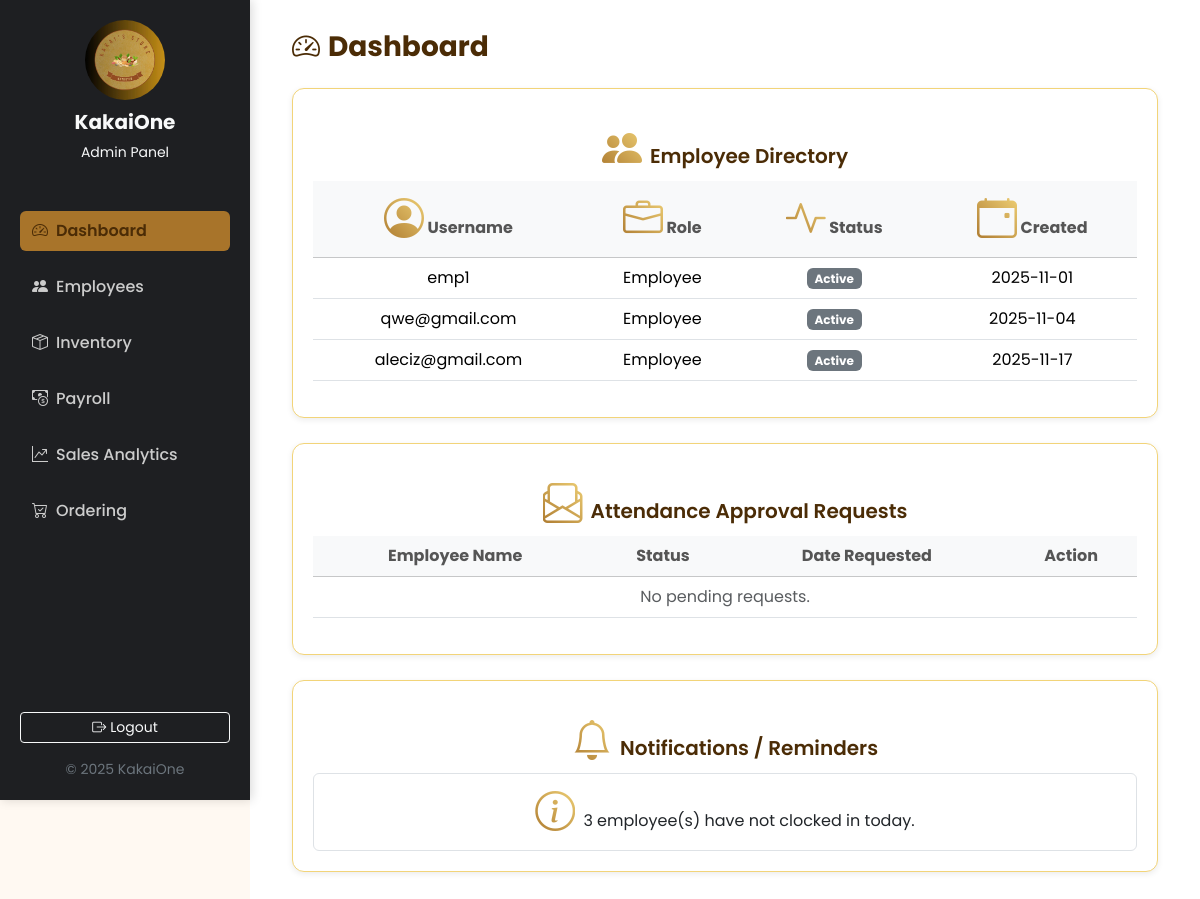
The app's page /frontend/dashboard/admin_dashboard.php (signed in) with its own data.
### tables this page shows
CREATE TABLE `users` (
  `user_id` int(11) NOT NULL,
  `employee_id` int(11) DEFAULT NULL,
  `username` varchar(100) NOT NULL,
  `password` varchar(255) NOT NULL,
  `role` enum('Admin','Employee','Owner') DEFAULT 'Employee',
  `status` enum('Active','Inactive') DEFAULT 'Active',
  `last_login` datetime DEFAULT NULL,
  `created_at` timestamp NOT NULL DEFAULT current_timestamp()
);

### frontend/dashboard/admin_dashboard.php (the view, shortened to what this page needs)
<?php
require_once __DIR__ . '/../../config/db.php';
$employeeQuery = $conn->query("
  SELECT user_id, employee_id, username, role, status, created_at
  FROM users
  WHERE role = 'Employee'
");
$employees = $employeeQuery ? $employeeQuery->fetch_all(MYSQLI_ASSOC) : [];
$requestQuery = $conn->query("
  SELECT a.attendance_id, u.username AS name, a.status, a.created_at
  FROM attendance a
  JOIN users u ON u.employee_id = a.employee_id
  WHERE a.status = 'Pending Approval'
  ORDER BY a.created_at DESC
");
$attendanceRequests = $requestQuery ? $requestQuery->fetch_all(MYSQLI_ASSOC) : [];
$notifications = [];
$notClockedQuery = $conn->query("
  SELECT username
  FROM users
  WHERE role = 'employee'
  AND employee_id NOT IN (
    SELECT employee_id FROM attendance WHERE DATE(created_at) = CURDATE()
  )
");
if ($notClockedQuery && $notClockedQuery->num_rows > 0) {
  $notifications[] = "{$notClockedQuery->num_rows} employee(s) have not clocked in today.";
}
?>
<!DOCTYPE html>
<html lang="en">
<head>
  <?php include '../includes/links.php'; ?>
</head>
<body>
  <div id="dashboardContainer">
    <nav id="sidebar">
      <div class="text-center mb-4">
        <img src="../assets/images/logo.jpg" alt="KakaiOne Logo" width="80" height="80" style="border-radius: 50%; margin-bottom:10px;">
        <h5 class="fw-bold text-light">KakaiOne</h5>
        <p class="small text-light mb-3">Admin Panel</p>
      </div>
      <a href="admin_dashboard.php" class="nav-link active"><i class="bi bi-speedometer2 me-2"></i>Dashboard</a>
      <a href="../employee/employee_module.php" class="nav-link"><i class="bi bi-people-fill me-2"></i>Employees</a>
      <a href="../inventory/inventory_overview.php" class="nav-link"><i class="bi bi-box-seam me-2"></i>Inventory</a>
      <a href="../payroll/payroll_module.php" class="nav-link"><i class="bi bi-cash-coin me-2"></i>Payroll</a>
      <a href="#" class="nav-link"><i class="bi bi-graph-up-arrow me-2"></i>Sales Analytics</a>
      <a href="../ordering/ordering_module.php" class="nav-link"><i class="bi bi-cart-check me-2"></i>Ordering</a>
      <div class="mt-auto">
        <form action="../../backend/auth/logout.php" method="POST" class="mt-3">
          <button type="submit" class="btn btn-outline-light btn-sm w-100">
            <i class="bi bi-box-arrow-right me-1"></i>Logout
          </button>
        </form>
        <p class="text-center text-secondary small mt-3 mb-0">© 2025 KakaiOne</p>
      </div>
    </nav>
    <main id="main-content">
      <div class="container-fluid">
        <h3 class="fw-bold mb-4"><i class="bi bi-speedometer2 me-2"></i>Dashboard</h3>
        <div class="module-card">
          <h5><i class="bi bi-people-fill me-2 text-primary"></i>Employee Directory</h5>
          <div class="table-responsive">
            <table class="table table-hover align-middle">
              <thead class="table-light">
                <tr>
                  <th><i class="bi bi-person-circle"></i> Username</th>
                  <th><i class="bi bi-briefcase"></i> Role</th>
                  <th><i class="bi bi-activity"></i> Status</th>
                  <th><i class="bi bi-calendar-event"></i> Created</th>
                </tr>
              </thead>
              <tbody>
                <?php if (!empty($employees)): ?>
                  <?php foreach ($employees as $emp): ?>
                    <tr>
                      <td><?= htmlspecialchars($emp['username']); ?></td>
                      <td><?= htmlspecialchars($emp['role']); ?></td>
                      <td>
                        <span class="badge bg-<?= $emp['status'] === 'active' ? 'success' : 'secondary'; ?>">
                          <?= ucfirst($emp['status']); ?>
                        </span>
                      </td>
                      <td><?= date('Y-m-d', strtotime($emp['created_at'])); ?></td>
                    </tr>
                  <?php endforeach; ?>
                <?php else: ?>
                  <tr><td colspan="5" class="text-center text-muted">No employees found.</td></tr>
                <?php endif; ?>
              </tbody>
            </table>
          </div>
        </div>
        <div class="module-card">
          <h5><i class="bi bi-envelope-paper me-2 text-warning"></i>Attendance Approval Requests</h5>
          <table class="table align-middle">
            <thead class="table-light">
              <tr>
                <th>Employee Name</th>
                <th>Status</th>
                <th>Date Requested</th>
                <th>Action</th>
              </tr>
            </thead>
            <tbody>
              <?php if (!empty($attendanceRequests)): ?>
                <?php foreach ($attendanceRequests as $req): ?>
                  <tr>
                    <td><?= htmlspecialchars($req['name']); ?></td>
                    <td><?= htmlspecialchars($req['status']); ?></td>
                    <td><?= htmlspecialchars(date('Y-m-d H:i', strtotime($req['created_at']))); ?></td>
                    <td>
                      <button class="btn btn-sm btn-success"><i class="bi bi-check-circle"></i> Approve</button>
                      <button class="btn btn-sm btn-danger"><i class="bi bi-x-circle"></i> Decline</button>
                    </td>
                  </tr>
                <?php endforeach; ?>
              <?php else: ?>
                <tr><td colspan="4" class="text-center text-muted">No pending requests.</td></tr>
              <?php endif; ?>
            </tbody>
          </table>
        </div>
        <div class="module-card">
          <h5><i class="bi bi-bell me-2 text-info"></i>Notifications / Reminders</h5>
          <ul class="list-group">
            <?php foreach ($notifications as $note): ?>
              <li class="list-group-item"><i class="bi bi-info-circle text-primary me-2"></i><?= htmlspecialchars($note); ?></li>
            <?php endforeach; ?>
          </ul>
        </div>
      </div>
    </main>
  </div>
</body>
</html>

### frontend/includes/links.php (shortened to what this page needs)
<link href="https://cdn.jsdelivr.net/npm/bootstrap@5.3.3/dist/css/bootstrap.min.css" rel="stylesheet">
<link href="https://cdn.jsdelivr.net/npm/bootstrap-icons@1.11.3/font/bootstrap-icons.css" rel="stylesheet">
<link rel="stylesheet" href="https://cdnjs.cloudflare.com/ajax/libs/animate.css/4.1.1/animate.min.css" />
<link rel="stylesheet" href="https://cdn.jsdelivr.net/npm/aos@2.3.4/dist/aos.css" />
<link rel="stylesheet" href="/kakai1/frontend/assets/css/style.css">

### frontend/assets/css/style.css (style rules this page uses)
body { font-family: 'Poppins', sans-serif; background-color: #fff9f2; margin: 0; padding: 0; }
#dashboardContainer { min-height: 100vh; display: flex; background-color: #fff9f2; }
#sidebar { width: 250px; min-height: 100vh; background: linear-gradient(180deg, #4b2c06, #a8742a); color: #fff; position: fixed; top: 0; left: 0; display: flex; flex-direction: column; padding-top: 1rem; box-shadow: 2px 0 10px rgba(0, 0, 0, 0.15); }
#sidebar .nav-link { color: #f8e7c0; font-weight: 500; border-radius: 8px; margin: 5px 10px; padding: 10px 15px; display: flex; align-items: center; transition: all 0.3s ease; }
#sidebar .nav-link.active { background: linear-gradient(45deg, #d2a156, #f2d479); color: #4b2c06 !important; font-weight: 600; }
#main-content { margin-left: 250px; background-color: #fffaf3; min-height: 100vh; padding: 2rem; transition: all 0.3s ease; }
#main-content h3 { color: #4b2c06; }
.module-card { background: #fff; border: 1px solid #f2d479; border-radius: 1rem; padding: 1.5rem; margin-bottom: 1rem; text-align: center; box-shadow: 0 6px 16px rgba(0, 0, 0, 0.08); transition: transform 0.3s ease, box-shadow 0.3s ease; }
.module-card i { font-size: 2.5rem; background: linear-gradient(45deg, #a8742a, #f2d479); background-clip: text; -webkit-background-clip: text; -webkit-text-fill-color: transparent; }
.module-card h5 { color: #4b2c06; font-weight: 600; margin-top: 1rem; }
body { background: #f8f9fa; }
#dashboardContainer { display: flex; min-height: 100vh; }
#sidebar { width: 250px; background: #1e1f22; color: #fff; display: flex; flex-direction: column; padding: 20px; }
#sidebar .nav-link { color: #ccc; margin: 8px 0; display: block; padding: 8px 12px; border-radius: 6px; text-decoration: none; }
#sidebar .nav-link.active, #sidebar .nav-link:hover { background: #a8742a; color: #fff; }
#main-content { flex: 1; padding: 30px; background: #fff; }
.module-card { background: #fff; border-radius: 12px; box-shadow: 0 2px 6px rgba(0,0,0,0.08); padding: 20px; margin-bottom: 25px; }
.table th { color: #555; }

### records on screen
users: username "emp1", role "Employee", status "Active", created_at "2025-11-01"
users: username "qwe@gmail.com", role "Employee", status "Active", created_at "2025-11-04"
users: username "aleciz@gmail.com", role "Employee", status "Active", created_at "2025-11-17"

### other values on screen
$note "3 employee(s) have not clocked in today."
